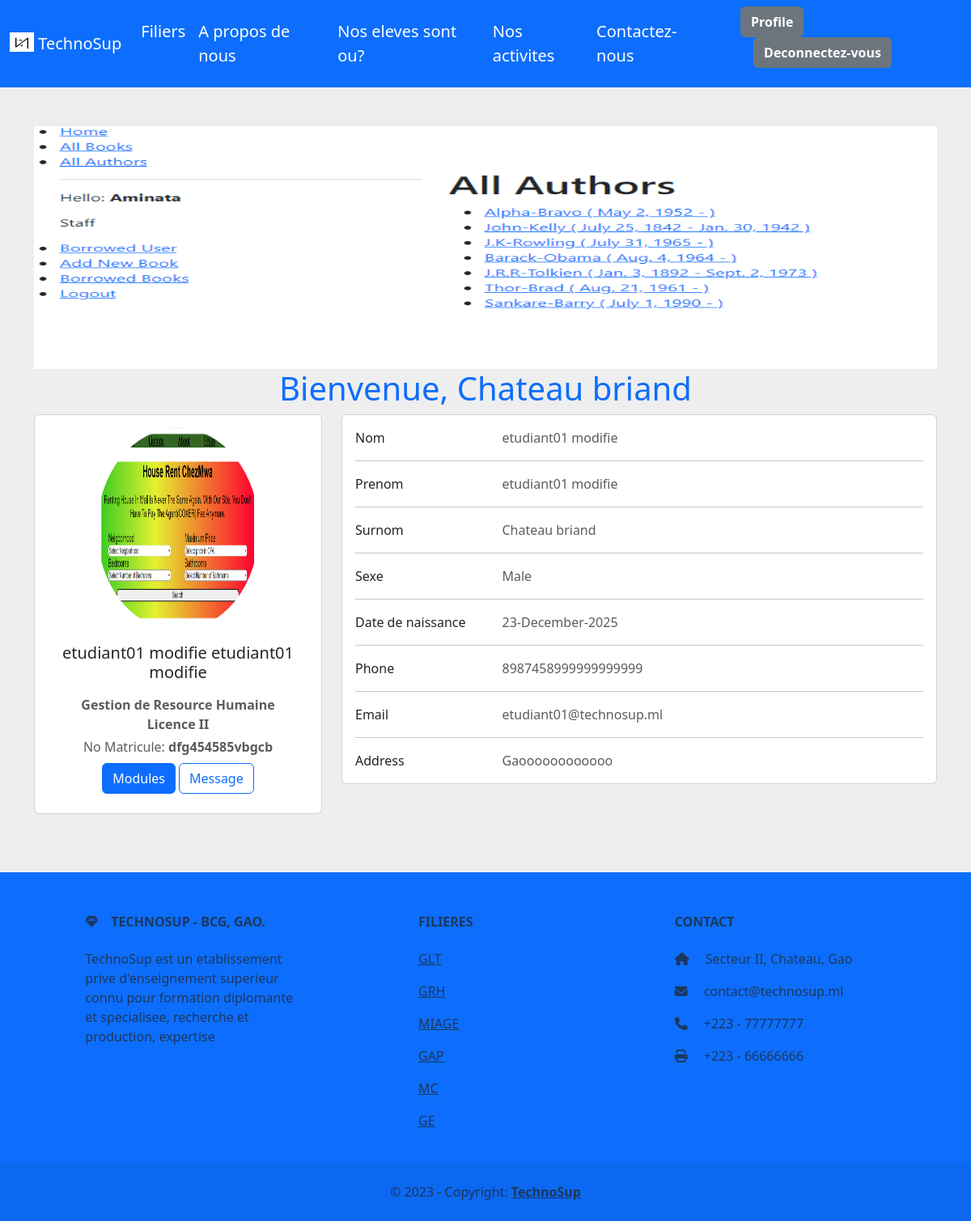
Page /profile (signed in) on the earlier database version.
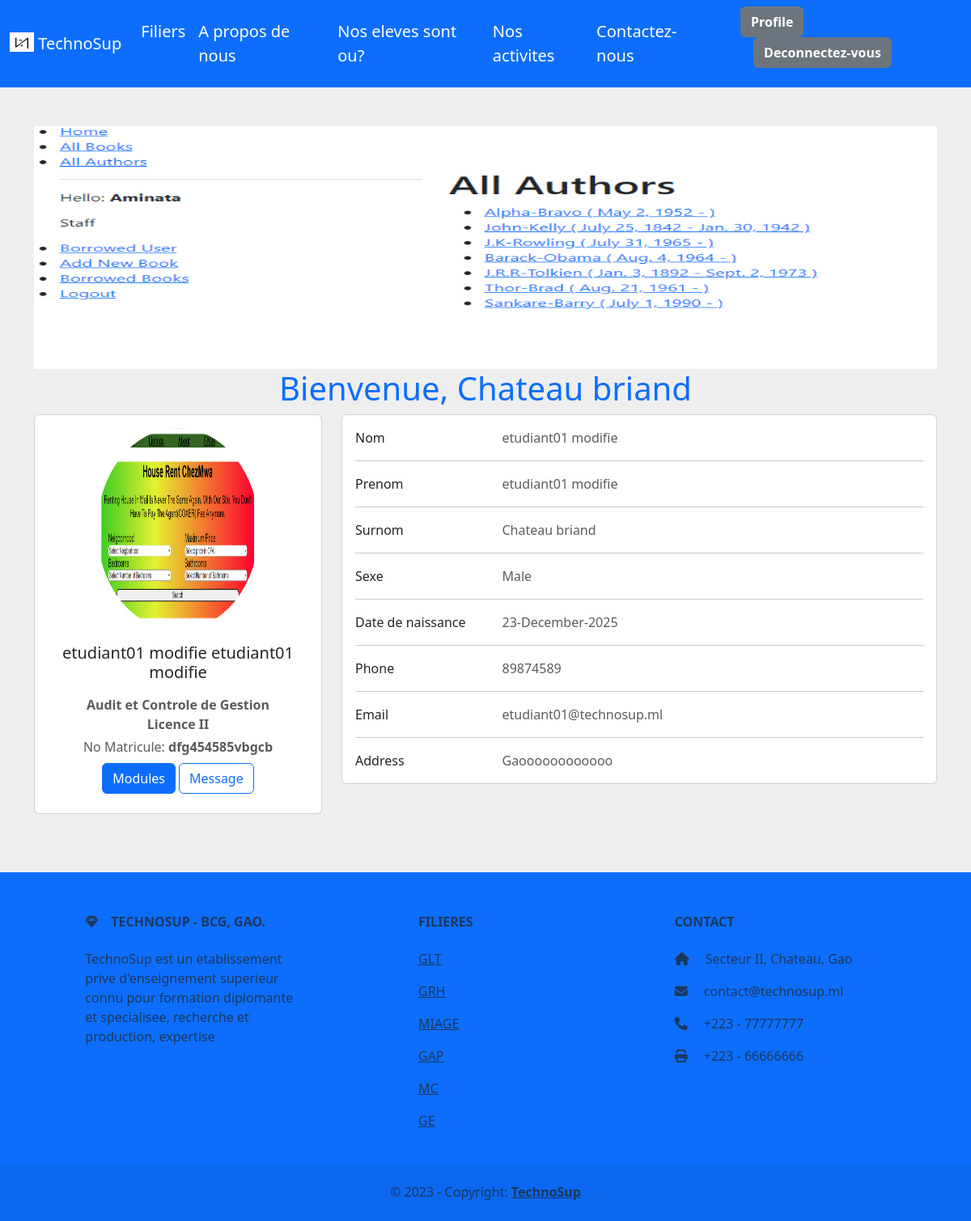
Same page on the later database version.
### app/models.py (models this page shows, shortened)
class CustomUser(AbstractUser):
    USER = (
        ('ADMIN', 'ADMIN'),
        ('STAFF', 'STAFF'),
        ('STUDENT', 'STUDENT'),
    )
    user_type = models.CharField(choices=USER, max_length=50, default='ADMIN')

class Profile(models.Model):
    user = models.OneToOneField(CustomUser, on_delete=models.CASCADE) # No need of this
    surnom = models.CharField(max_length=20, null=True, blank=True) # This should be an optional field
    background_image = models.ImageField(upload_to='background_image', default='technosup_background_image.png', null=True, blank=True)
    description_profile = models.TextField(max_length=2000, help_text='Decrivez un peu de vous... votre personnalite, votre ambitions, etc', null=True, blank=True) #This should be an optional field

class Student(models.Model):
    user = models.OneToOneField(CustomUser, on_delete=models.CASCADE)
    sexe = models.CharField(max_length=100)
    telephone_etudiant = models.IntegerField(null=True, blank=True)
    telephone_parent = models.IntegerField(null=True, blank=True)
    adresse = models.TextField(null=True, blank=True)
    image = models.ImageField(upload_to='student_image', default='student_default_image.png')
    date_de_naissance = models.CharField(max_length=25, null=True, blank=True) # use charfield
    immatriculation = models.CharField(max_length=20)
    classe = models.CharField(
        choices = (
            ('L1', 'Licence I'),
            ('L2', 'Licence II'),
            ('L3', 'Licence III'),
        ),
        max_length=15
    )
    filiere = models.ForeignKey(Filiere, on_delete=models.CASCADE)
    promotion = models.ForeignKey(Promotion, on_delete=models.CASCADE)
    modules = models.ManyToManyField(Module, blank=True)
    date_inscription = models.DateField(auto_now_add=True)
    date_dernier_modification = models.DateField(auto_now_add=True) # should appear some where on the admin and profile page

class Filiere(models.Model):
    nom = models.CharField(max_length=100)
    nom_abregee = models.CharField(max_length=100)
    date_cree = models.DateTimeField(auto_now_add=True)
    modules = models.ManyToManyField('Module', blank=True)
    date_modifie = models.DateTimeField(auto_now=True)

### app/views.py (the view)
# urls.py: path('profile', views.profile, name='profile'),
def profile(request):
    user = CustomUser.objects.get(id=request.user.id)
    inboxes = Message.objects.filter(
            Q(destinataire_email=request.user.email) | Q(envoyeur=request.user)
        )
    message_total = inboxes.count()
    context = {
        'user': user,
        'message_total': message_total
    }
    return render(request, 'users/profile.html', context)

### templates/users/profile.html (shortened to what this page needs)
{% extends "base.html" %}
{% block content %}
<section class="mt-5" style="background-color: #eee;">
    <div class="container py-5">
        <div class="row">
            <img src="{{ user.profile.background_image.url }}" style="height: 300px;" alt="">
        </div>
        <h1 class="text-center text-primary">
            Bienvenue,
            {% if user.profile.surnom %}
            {{ user.profile.surnom }}
            {% else %}
            {{ user.first_name}} {{ user.last_name}}
            {% endif %}
        </h1>
        <div class="row">
            <div class="col-lg-4">
                <div class="card mb-4">
                    <div class="card-body text-center">
                        <img src="{{ user.student.image.url }}" alt="avatar" class="rounded-circle img-fluid"
                            style="width: 200px;">
                        <h5 class="my-3">{{ user.first_name}} {{ user.last_name}}</h5>
                        <p class="text-muted mb-1">
                            <b>{{ user.student.filiere.nom }}</b>
                            <br>
                            <b>{{ user.student.classe}}</b>
                        </p>
                        <p class="text-muted mb-2">No Matricule: <b>{{ user.student.immatriculation}}</b></p>
                        <div class="d-flex justify-content-center mb-2">
                            <a href="{% url 'subjects' %}" class="btn btn btn-primary">
                                Modules
                            </a>
                            <a href="" class="btn btn-outline-primary ms-1" data-bs-toggle="modal"
                                data-bs-target="#exampleModal">
                                Message
                            </a>
                        </div>
                    </div>
                </div>
            </div>
            <div class="col-lg-8">
                <div class="card mb-4">
                    <div class="card-body">
                        <div class="row">
                            <div class="col-sm-3">
                                <p class="mb-0">Nom</p>
                            </div>
                            <div class="col-sm-9">
                                <p class="text-muted mb-0">{{ user.first_name }}</p>
                            </div>
                        </div>
                        <hr>
                        <div class="row">
                            <div class="col-sm-3">
                                <p class="mb-0">Prenom</p>
                            </div>
                            <div class="col-sm-9">
                                <p class="text-muted mb-0">{{ user.last_name }}</p>
                            </div>
                        </div>
                        <hr>
                        <div class="row">
                            <div class="col-sm-3">
                                <p class="mb-0">Surnom</p>
                            </div>
                            <div class="col-sm-9">
                                <p class="text-muted mb-0">{{ user.profile.surnom }}</p>
                            </div>
                        </div>
                        <hr>
                        <div class="row">
                            <div class="col-sm-3">
                                <p class="mb-0">Sexe</p>
                            </div>
                            <div class="col-sm-9">
                                <p class="text-muted mb-0">{{ user.student.sexe }}</p>
                            </div>
                        </div>
                        <hr>
                        <div class="row">
                            <div class="col-sm-3">
                                <p class="mb-0">Date de naissance</p>
                            </div>
                            <div class="col-sm-9">
                                <p class="text-muted mb-0">{{ user.student.date_de_naissance }}</p>
                            </div>
                        </div>
                        <hr>
                        <div class="row">
                            <div class="col-sm-3">
                                <p class="mb-0">Phone</p>
                            </div>
                            <div class="col-sm-9">
                                <p class="text-muted mb-0">{{ user.student.telephone_etudiant }}</p>
                            </div>
                        </div>
                        <hr>
                        <div class="row">
                            <div class="col-sm-3">
                                <p class="mb-0">Email</p>
                            </div>
                            <div class="col-sm-9">
                                <p class="text-muted mb-0">{{ user.email }}</p>
                            </div>
                        </div>
                        <hr>
                        <div class="row">
                            <div class="col-sm-3">
                                <p class="mb-0">Address</p>
                            </div>
                            <div class="col-sm-9">
                                <p class="text-muted mb-0">{{ user.student.adresse }}</p>
                            </div>
                        </div>
                    </div>
                </div>
            </div>
        </div>
    </div>
</section>
{% endblock content %}

### templates/base.html (shortened to what this page needs)
{% load static %}
<!DOCTYPE html>
<html lang="en">
<head>
    <link rel="stylesheet" href="https://cdnjs.cloudflare.com/ajax/libs/font-awesome/6.4.0/css/all.min.css"
 />
    <link rel="stylesheet" href="{% static 'css/bootstrap.css' %}">
    <link rel="stylesheet" href="{% static 'css/custom.css' %}">
</head>
<body>
    {% include "includes/header.html" %}
    {% block content %}
    {% endblock content %}
    {% include "includes/footer.html" %}
</body>
</html>

### templates/includes/header.html (shortened to what this page needs)
{% load static %}
<nav class="navbar navbar-expand-lg bg-primary navbar-dark fixed-top">
    <div class="container-fluid">
        <a class="navbar-brand" href="{% url 'home_page' %}">
            <img src="{% static 'image/n_pourcent.png' %}" alt="Logo" width="30" height="24"
                class="d-inline-block align-text-top">
            TechnoSup
        </a>
        <div class="collapse navbar-collapse" id="navmenu">
            <ul class="navbar-nav" style="font-size: large; font-weight: 500; color: white;">
                <li class="nav-item">
                    <a class="nav-link nav-right" href="{% url 'nos_filiers' %}">Filiers</a>
                </li>
                <li class="nav-item">
                    <a class="nav-link nav-right" href="{% url 'a_propos_de_nous' %}">A propos de nous</a>
                </li>
                <li class="nav-item">
                    <a class="nav-link nav-right" href="#">Nos eleves sont ou?</a>
                </li>
                <li class="nav-item">
                    <a class="nav-link nav-right" href="#">Nos activites</a>
                </li>
                <li class="nav-item">
                    <a class="nav-link nav-right" href="{% url 'contact' %}">Contactez-nous</a>
                </li>
            </ul>
            <ul class="ms-auto">
                {% if user.is_authenticated %}
                {% if user.is_superuser == False %}
                <li class="nav-item btn btn-secondary a-hover">
                    <a class="nav-link" href="{% url 'profile' %}">Profile</a>
                </li>
                {% endif %}
                <li class="nav-item btn btn-secondary mx-3 a-hover">
                    <a class="nav-link" href="{% url 'logout' %}">Deconnectez-vous</a>
                </li>
                {% endif %}
            </ul>
        </div>
    </div>
</nav>

### templates/includes/footer.html
{% load static %}
<footer class="text-center text-lg-start bg-primary text-muted pt-1">
    <section class="">
        <div class="container text-center text-md-start mt-5">
            <div class="row mt-3">
                <div class="col-md-3 col-lg-4 col-xl-3 mx-auto mb-4">
                    <h6 class="text-uppercase fw-bold mb-4">
                        <i class="fas fa-gem me-3"></i>TechnoSup - BCG, Gao.
                    </h6>
                    <p>
                        TechnoSup est un etablissement prive d'enseignement superieur connu pour formation diplomante et
                        specialisee, recherche et production, expertise
                    </p>
                </div>
                <div class="col-md-2 col-lg-2 col-xl-2 mx-auto mb-4">
                    <h6 class="text-uppercase fw-bold mb-4">
                        Filieres
                    </h6>
                    <p>
                        <a href="#!" class="text-reset">GLT</a>
                    </p>
                    <p>
                        <a href="#!" class="text-reset">GRH</a>
                    </p>
                    <p>
                        <a href="#!" class="text-reset">MIAGE</a>
                    </p>
                    <p>
                        <a href="#!" class="text-reset">GAP</a>
                    </p>
                    <p>
                        <a href="#!" class="text-reset">MC</a>
                    </p>
                    <p>
                        <a href="#!" class="text-reset">GE</a>
                    </p>
                </div>
                <div class="col-md-4 col-lg-3 col-xl-3 mx-auto mb-md-0 mb-4">
                    <h6 class="text-uppercase fw-bold mb-4">Contact</h6>
                    <p><i class="fas fa-home me-3"></i> Secteur II, Chateau, Gao</p>
                    <p>
                        <i class="fas fa-envelope me-3"></i>
                        contact@technosup.ml
                    </p>
                    <p><i class="fas fa-phone me-3"></i> +223 - 77777777</p>
                    <p><i class="fas fa-print me-3"></i> +223 - 66666666</p>
                </div>
            </div>
        </div>
    </section>
    <div class="text-center p-4" style="background-color: rgba(0, 0, 0, 0.05);">
        © 2023 - Copyright:
        <a class="text-reset fw-bold" href="">TechnoSup</a>
    </div>
</footer>

### static/css/custom.css (style rules this page uses)
body::before { display: block; content: ""; height: 60px; }
.a-hover { font-weight: bolder; }
.nav-item a { color: white; }
.nav-right { font-size: 20px; }
.card img { height: 250px; }

Differences in the rows shown:
changed CustomUser "etudiant01 modifie": student.filiere.nom "Gestion de Resource Humaine" → "Audit et Controle de Gestion"; student.telephone_etudiant "8987458999999999999" → "89874589"
